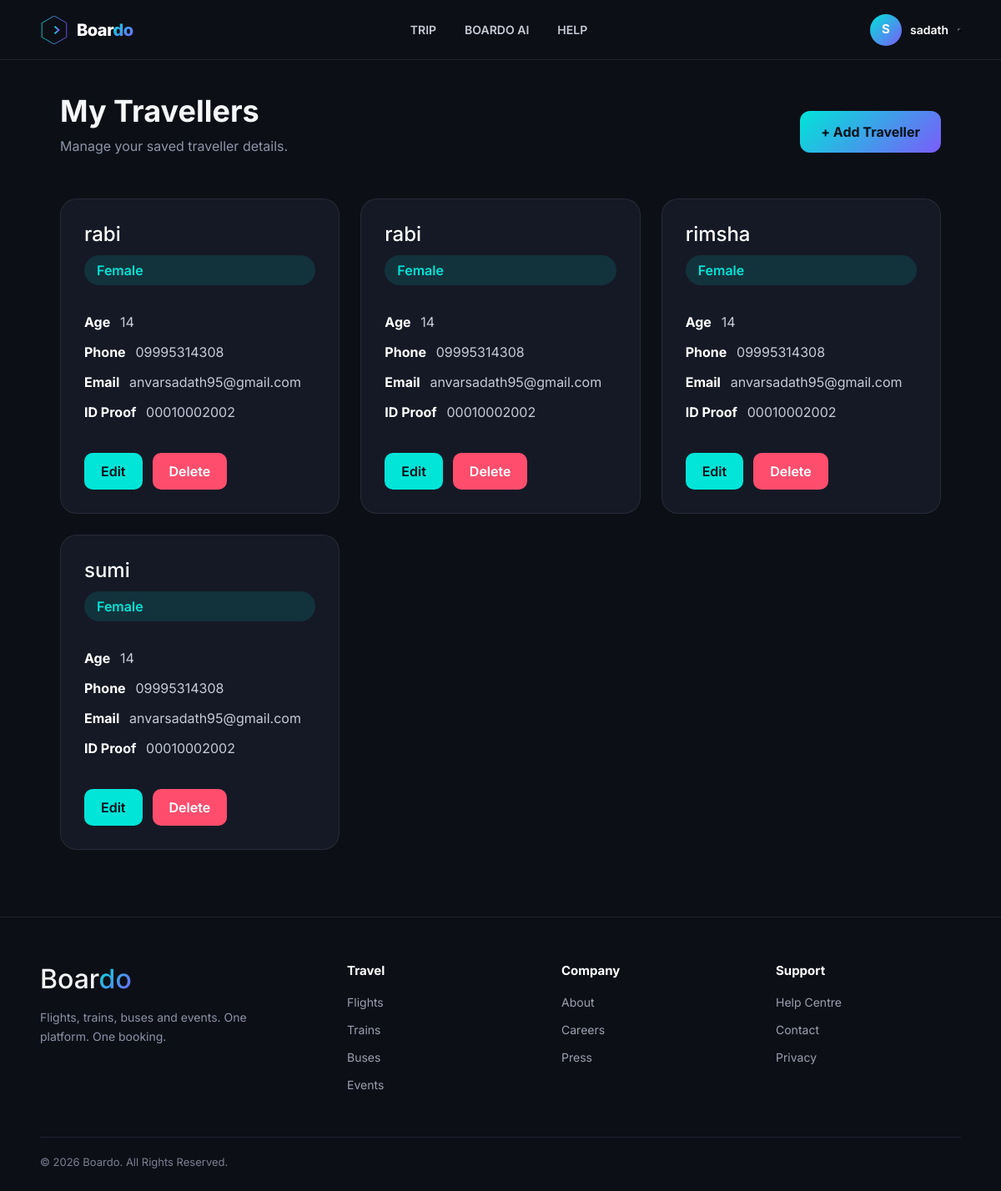
The app's page /accounts/travellers/ (signed in) with its own data.
### accounts/models.py (models this page shows, shortened)
class MyTraveller(models.Model):
    GENDER_CHOICES = [
        ("male", "Male"),
        ("female", "Female"),
        ("other", "Other"),
    ]
    profile = models.ForeignKey(Profile,on_delete=models.CASCADE,related_name="travellers")
    full_name = models.CharField(max_length=100)
    age = models.PositiveIntegerField()
    gender = models.CharField(max_length=10,choices=GENDER_CHOICES)
    phone = models.CharField(max_length=15,blank=True,null=True,)
    email = models.EmailField(blank=True,null=True)
    id_proof = models.CharField(max_length=30,blank=True,help_text="Aadhaar, Passport, Driving Licence, Voter ID, etc.",)
    id_number = models.CharField(max_length=50,blank=True,)
    created_at = models.DateTimeField(auto_now_add=True)
    class Meta:
        ordering = ["full_name"]
        verbose_name = "Traveller"
        verbose_name_plural = "Travellers"

### accounts/views.py (the view)
# urls.py: path("travellers/",traveller_list,name="traveller_list"),
@login_required
def traveller_list(request):
    travellers = MyTraveller.objects.filter(profile=request.user.profile).order_by("full_name")
    return render(request,"traveller_list.html",{"travellers": travellers})

### templates/traveller_list.html (shortened to what this page needs)
{% extends "base.html" %}
{% load static %}
{% block content %}
<link rel="stylesheet" href="{% static 'css/traveller.css' %}">
<div class="container">
    <div class="page-header">
        <div>
            <h1>
                My Travellers
            </h1>
            <p>
                Manage your saved traveller details.
            </p>
        </div>
        <a href="{% url 'add_traveller' %}"
           class="btn-primary">
            + Add Traveller
        </a>
    </div>
    {% if travellers %}
    <div class="traveller-grid">
        {% for traveller in travellers %}
        <div class="card">
            <h2 style="color:white">
                {{ traveller.full_name }}
            </h2>
            <span class="gender">
                {{ traveller.get_gender_display }}
            </span>
            <div class="details">
                <p>
                    <strong>
                        Age
                    </strong>
                    {{ traveller.age }}
                </p>
                <p>
                    <strong>
                        Phone
                    </strong>
                    {{ traveller.phone|default:"Not Added" }}
                </p>
                <p>
                    <strong>
                        Email
                    </strong>
                    {{ traveller.email|default:"Not Added" }}
                </p>
                <p>
                    <strong>
                        ID Proof
                    </strong>
                    {{ traveller.id_proof|default:"-" }}
                </p>
            </div>
            <div class="actions">
                <a href="{% url 'edit_traveller' traveller.id %}"
                   class="edit">
                    Edit
                </a>
                <a href="{% url 'delete_traveller' traveller.id %}"
                   class="delete">
                    Delete
                </a>
            </div>
        </div>
        {% endfor %}
    </div>
    {% endif %}
{% endblock %}

### templates/base.html (shortened to what this page needs)
{% load static %}
<!DOCTYPE html>
<html lang="en">
<head>
    <link href="https://cdn.jsdelivr.net/npm/bootstrap@5.3.3/dist/css/bootstrap.min.css" rel="stylesheet">
    <link rel="stylesheet" href="{% static 'css/base.css' %}">
</head>
<body>
    <header class="navbar">
        <a href="{% url 'home' %}" class="logo">
            <span class="logo-text">Boar<span class="logo-o">do</span></span>
        </a>
        <nav class="nav-links" id="navLinks">
            <a href="{% url 'search_trip' %}?category=flight">TRIP</a>
            <a href="{% url 'chatai' %}?category=event">BOARDO AI</a>
            <a href="{% url 'help' %}">HELP</a>
        </nav>
        <div class="nav-actions">
            {% if request.user.is_authenticated %}
                <a href="{% url 'profile' %}" class="profile-link">
                    {% if request.user.profile.image %}
                        <img src="{{ request.user.profile.image.url }}" class="profile-image" alt="{{ request.user.username }}'s profile picture">
                    {% else %}
                        <div class="profile-avatar">{{ request.user.username|first|upper }}</div>
                    {% endif %}
                    <span class="profile-username">{{ request.user.username }}</span>
                </a>
            {% else %}
                <button class="btn btn-outline" onclick="openLoginModal('')">Login</button>
                <a href="{% url 'regpage' %}" class="btn btn-primary">Sign Up</a>
            {% endif %}
        </div>
        <button
            class="nav-toggle"
            id="navToggle"
            aria-label="Toggle navigation menu"
            aria-expanded="false"
            aria-controls="navLinks"
            onclick="toggleNav()">
        </button>
    </header>
    <main>
        {% block content %}{% endblock %}
    </main>
    <footer class="footer">
        <div class="footer-top">
            <div class="footer-brand">
                <h2>Boar<span class="logo-o">do</span></h2>
                <p>Flights, trains, buses and events. One platform. One booking.</p>
            </div>
            <div class="footer-col">
                <h5>Travel</h5>
                <a href="#">Flights</a>
                <a href="#">Trains</a>
                <a href="#">Buses</a>
                <a href="#">Events</a>
            </div>
            <div class="footer-col">
                <h5>Company</h5>
                <a href="#">About</a>
                <a href="#">Careers</a>
                <a href="#">Press</a>
            </div>
            <div class="footer-col">
                <h5>Support</h5>
                <a href="#">Help Centre</a>
                <a href="#">Contact</a>
                <a href="#">Privacy</a>
            </div>
        </div>
        <div class="footer-bottom">
            © 2026 Boardo. All Rights Reserved.
        </div>
    </footer>
</body>
</html>

### static/css/base.css (style rules this page uses)
* { margin: 0; padding: 0; box-sizing: border-box; }
:root { --bg: #0D0F17; --card: #141926; --card-soft: #10141F; --border: #262C3D; --primary: #00E5D8; --secondary: #7B5CFA; --text: #F5F7FA; --text-light: #C7CAD6; --text-muted: #8B93A7; --danger: #EF5B6E; }
html, body { min-height: 100%; }
body { min-height: 100vh; background: var(--bg) !important; color: var(--text) !important; font-family: "Inter", "Segoe UI", Arial, sans-serif; }
h1, h2, h3, h4, h5, h6, p, span, label, strong { color: inherit; }
.navbar { position: sticky; top: 0; z-index: 1000; width: 100%; height: 72px; display: flex; align-items: center; justify-content: space-between; padding: 0 48px; background: #0D0F17 !important; border-bottom: 1px solid #1E2230; color: white; }
.logo { display: flex; align-items: center; gap: 10px; min-width: 180px; color: white !important; text-decoration: none !important; }
.logo svg { flex-shrink: 0; }
.logo-text { color: white !important; font-size: 20px; font-weight: 800; letter-spacing: -0.5px; }
.logo-o { background: linear-gradient( 135deg, var(--primary), var(--secondary) ); -webkit-background-clip: text; background-clip: text; color: transparent !important; }
.nav-links { flex: 1; display: flex; align-items: center; justify-content: center; gap: 34px; }
.nav-links a { position: relative; padding: 8px 0; color: var(--text-light) !important; text-decoration: none !important; font-size: 14px; font-weight: 600; transition: 0.25s ease; }
.nav-links a::after { content: ""; position: absolute; left: 50%; bottom: -5px; width: 0; height: 2px; transform: translateX(-50%); background: linear-gradient( 90deg, var(--primary), var(--secondary) ); transition: 0.25s ease; }
.nav-actions { min-width: 180px; display: flex; align-items: center; justify-content: flex-end; gap: 12px; }
.btn-primary { border: none !important; background: linear-gradient( 135deg, var(--primary), var(--secondary) ) !important; color: #06121A !important; }
.profile-link { display: flex; align-items: center; gap: 10px; padding: 5px 10px; border: 1px solid transparent; border-radius: 30px; color: white !important; text-decoration: none !important; transition: 0.25s ease; }
.profile-avatar { width: 38px; height: 38px; display: flex; align-items: center; justify-content: center; border-radius: 50%; background: linear-gradient( 135deg, var(--primary), var(--secondary) ); color: white !important; font-size: 15px; font-weight: 700; }
.profile-username { color: white !important; font-size: 14px; font-weight: 600; }
main, .content, .page-content { background: var(--bg); color: var(--text); }
.footer { margin-top: 80px; padding: 55px 48px 25px; background: #0D0F17 !important; border-top: 1px solid #1E2230; color: var(--text); }
.footer-top { display: grid; grid-template-columns: 1.5fr 1fr 1fr 1fr; gap: 35px; }
.footer-brand p { max-width: 280px; margin-top: 16px; color: var(--text-muted) !important; line-height: 1.6; font-size: 14px; }
.footer-col h5 { margin-bottom: 18px; color: white !important; font-size: 15px; font-weight: 700; }
.footer-col a { display: block; margin-bottom: 12px; color: #9BA0B0 !important; text-decoration: none; font-size: 14px; transition: 0.2s ease; }
.footer-bottom { display: flex; align-items: center; justify-content: space-between; margin-top: 40px; padding-top: 20px; border-top: 1px solid #1E2230; color: #7A7F91 !important; font-size: 13px; }

### records on screen
MyTraveller: full_name "rabi", gender "Female", age "14", phone "09995314308", email "anvarsadath95@gmail.com", id_proof "00010002002"
MyTraveller: full_name "rabi", gender "Female", age "14", phone "09995314308", email "anvarsadath95@gmail.com", id_proof "00010002002"
MyTraveller: full_name "rimsha", gender "Female", age "14", phone "09995314308", email "anvarsadath95@gmail.com", id_proof "00010002002"
MyTraveller: full_name "sumi", gender "Female", age "14", phone "09995314308", email "anvarsadath95@gmail.com", id_proof "00010002002"

### other values on screen
{{ request.user.username|first|upper }} "S"
{{ request.user.username }} "sadath"
